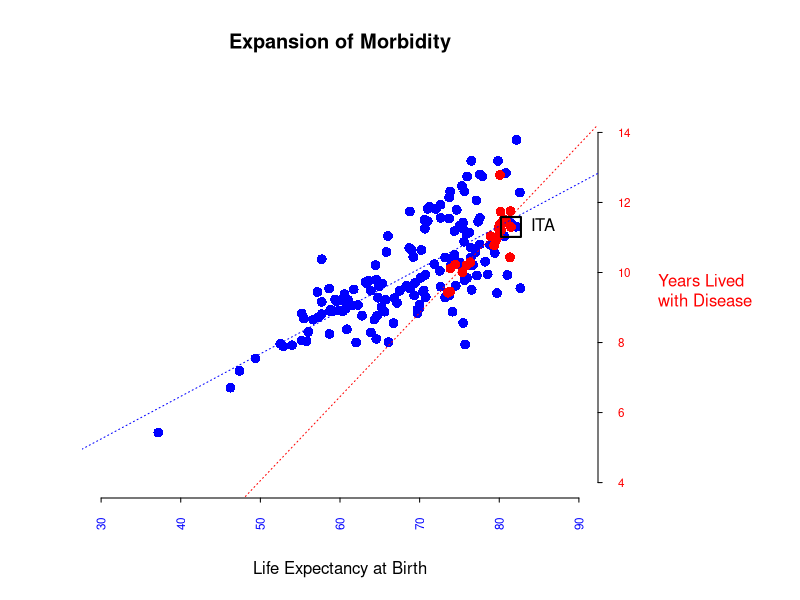
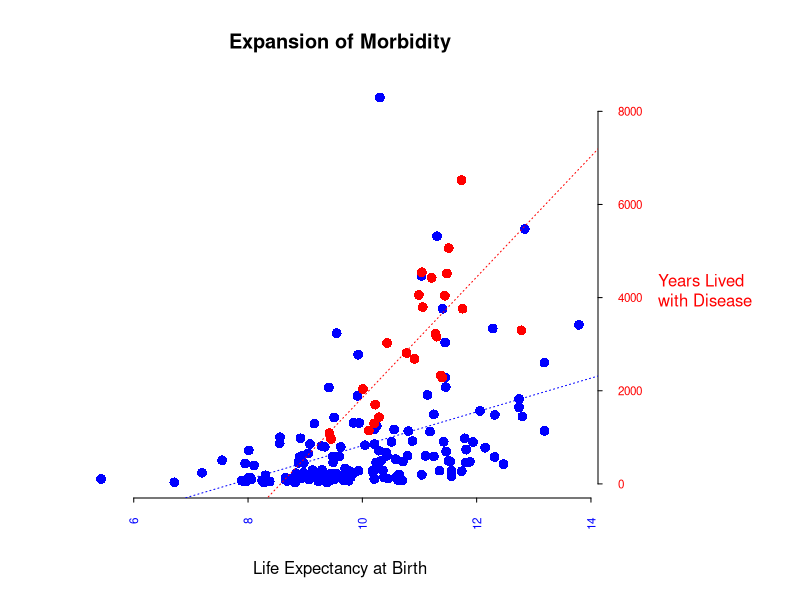

Source code (R) for these figures, in order: (Note: this script raises an error after producing the figures.)
## ---- chunk 1
knitr::opts_chunk$set(echo = TRUE)
## ---- chunk 2
library(data.table)

data.EU <- read.csv("Workforce_Output_EU.csv")
data.ROW <- read.csv("Workforce_Output_ROW.csv")


head(data.EU)
head(data.ROW)

attach(data.EU)
attach(data.ROW)
## ---- chunk 3
ID <- "ITA"
## ---- chunk 4
par(mar=c(5, 4, 4, 10) + 0.1)

plot(le.ROW, yld.ROW, main="Expansion of Morbidity", xlab="Life Expectancy at Birth", ylab="", col="blue", pch = 16, cex = 1.3, lty = "solid", lwd = 2, xlim=c(30,90), ylim=c(4, 15), axes=FALSE, frame.plot=FALSE)

points(le.EU, yld.EU, main="Expansion of Morbidity", xlab="Life Expectancy at Birth", ylab="", col="red", pch = 16, cex = 1.3, lty = "solid", lwd = 2)

axis(1, col.axis="blue", las=2, cex.axis=0.7, tck=-.01)

axis (4,col.axis="red", las=2, cex.axis=0.7, tck=-.01)

mtext("Years Lived \nwith Disease", side=4, line=3, cex.lab=1,las=2, col="red")

abline(lm(yld.ROW ~ le.ROW), lty = 3, col="blue")
abline(lm(yld.EU ~ le.EU), lty = 3, col="red")


points(data.EU$le.EU[data.EU$country.EU == ID], data.EU$yld.EU[data.EU$country.EU == ID], pch=22, col="black", cex = 3, lty = "solid", lwd = 2)

text(data.EU$le.EU[data.EU$country.EU == ID], data.EU$yld.EU[data.EU$country.EU == ID], labels=ID, cex= 1, pos=4, offset = 1)

## ---- chunk 5
par(mar=c(5, 4, 4, 10) + 0.1)

plot(yld.ROW, the.ROW, main="Expansion of Morbidity", xlab="Life Expectancy at Birth", ylab="", col="blue", pch = 16, cex = 1.3, lty = "solid", lwd = 2, xlim=NULL, ylim=NULL, axes=FALSE, frame.plot=FALSE)

points(yld.EU, the.EU, main="Expansion of Morbidity", xlab="Life Expectancy at Birth", ylab="", col="red", pch = 16, cex = 1.3, lty = "solid", lwd = 2)

axis(1, col.axis="blue", las=2, cex.axis=0.7, tck=-.01)

axis (4,col.axis="red", las=2, cex.axis=0.7, tck=-.01)

mtext("Years Lived \nwith Disease", side=4, line=3, cex.lab=1,las=2, col="red")

abline(lm(the.ROW ~ yld.ROW), lty = 3, col="blue")
abline(lm(the.EU ~ yld.EU), lty = 3, col="red")


points(data.EU$le.EU[data.EU$country.EU == ID], data.EU$yld.EU[data.EU$country.EU == ID], pch=22, col="black", cex = 3, lty = "solid", lwd = 2)

text(data.EU$le.EU[data.EU$country.EU == ID], data.EU$yld.EU[data.EU$country.EU == ID], labels=ID, cex= 1, pos=4, offset = 1)

## ---- chunk 6
MyMean <- mean(rn)
MyMedian <- median(rn)
MySd <- sd(rn)
MyMad <- mad(rn)

hist(rn, main="", xlab="Nursing Density (per 1000 inhabitants)", ylab="Frequency")
text(13.5, 6, paste("Mean =", round(MyMean, 1), "\n Median =", round(MyMedian, 1), "\n Std.Dev =", round(MySd, 1)))
abline(v=data$rn[data$country == ID],col="red")
text(7.3, 6, paste("ITA=", data$rn[data$country == ID]))

## ---- chunk 7
MyMean <- mean(md)
MyMedian <- median(md)
MySd <- sd(md)
MyMad <- mad(md)

hist(md, main="", xlab="Physicians Density (per 1000 inhabitants)", ylab="Frequency")
text(2, 9, paste("Mean =", round(MyMean, 1), "\n Median =", round(MyMedian, 1), "\n Std.Dev =", round(MySd, 1)))
abline(v=data$md[data$country == ID],col="red")
text(4.5, 9, paste("ITA=", data$md[data$country == ID]))

## ---- chunk 8
par(mfrow=c(1,2))

strip.data.1 <- data.frame("Nurses"=rn, "Physicians"= md)
stripchart(strip.data.1, 
           vertical=TRUE,
           col=c("black", "skyblue"),
           cex=1.5,
           lty = "solid", 
           lwd = 2,
           method="jitter", 
           main="EU Workforce",
           ylab="Density (per 1000 population)")
abline(h=c(median(rn), median(md)),col=c("black", "skyblue"),
           lty = "solid", 
           lwd = 2) 
points(c(data$rn[data$country == ID], data$md[data$country == ID]), pch=22, col="red", cex = 2, lty = "solid", lwd = 2)
text(c(data$rn[data$country == ID], data$md[data$country == ID]), labels=ID, cex= 1.5, pos=c(4,2))
summary(strip.data.1)

strip.data.2 <- data.frame("THE"=the)
stripchart(strip.data.2, 
           vertical=TRUE,
           col=c("black"),
           cex=1.5,
           lty = "solid", 
           lwd = 2,
           method="jitter", 
           main="EU Per Capita \n Total Health Expenditure",
           ylab="USD Int PPP")
abline(h=c(median(the)),col=c("black"),
           lty = "solid", 
           lwd = 2)
points(c(data$the[data$country == ID]), pch=22, col="red", cex = 2, lty = "solid", lwd = 2)
text(c(data$the[data$country == ID]), labels=ID, cex= 1.5, pos=c(4,2))
summary(strip.data.2)

par(mfrow=c(1,2))

strip.data.3 <- data.frame("Nurses"=CareX)
stripchart(strip.data.3, 
           vertical=TRUE,
           col=c("black", "skyblue"),
           cex=1.5,
           lty = "solid", 
           lwd = 2,
           method="jitter", 
           main="EU Workforce",
           ylab="Density (per 1000 population)")
abline(h=c(median(CareX)),col=c("black", "skyblue"),
           lty = "solid", 
           lwd = 2) 
points(c(data$CareX[data$country == ID]), pch=22, col="red", cex = 2, lty = "solid", lwd = 2)
text(c(data$CareX[data$country == ID]), labels=ID, cex= 1.5, pos=c(4,2))
summary(strip.data.3)

strip.data.4 <- data.frame("Nurses"=CareV)
stripchart(strip.data.4, 
           vertical=TRUE,
           col=c("black", "skyblue"),
           cex=1.5,
           lty = "solid", 
           lwd = 2,
           method="jitter", 
           main="EU Workforce",
           ylab="Density (per 1000 population)")
abline(h=c(median(CareV)),col=c("black", "skyblue"),
           lty = "solid", 
           lwd = 2) 
points(c(data$CareV[data$country == ID]), pch=22, col="red", cex = 2, lty = "solid", lwd = 2)
text(c(data$CareV[data$country == ID]), labels=ID, cex= 1.5, pos=c(4,2))
summary(strip.data.4)

